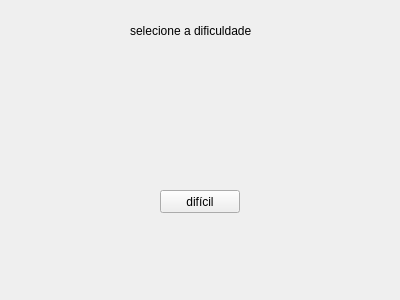
<?xml version="1.0" encoding="UTF-8"?>
<ui version="4.0">
 <class>Dif</class>
 <widget class="QWidget" name="Dif">
  <property name="geometry">
   <rect>
    <x>0</x>
    <y>0</y>
    <width>400</width>
    <height>300</height>
   </rect>
  </property>
  <property name="windowTitle">
   <string>Form</string>
  </property>
  <widget class="QPushButton" name="pushButton">
   <property name="geometry">
    <rect>
     <x>160</x>
     <y>190</y>
     <width>80</width>
     <height>23</height>
    </rect>
   </property>
   <property name="text">
    <string>difícil</string>
   </property>
  </widget>
  <widget class="QLabel" name="label">
   <property name="geometry">
    <rect>
     <x>130</x>
     <y>20</y>
     <width>141</width>
     <height>21</height>
    </rect>
   </property>
   <property name="text">
    <string>selecione a dificuldade</string>
   </property>
  </widget>
 </widget>
 <resources/>
 <connections/>
</ui>
